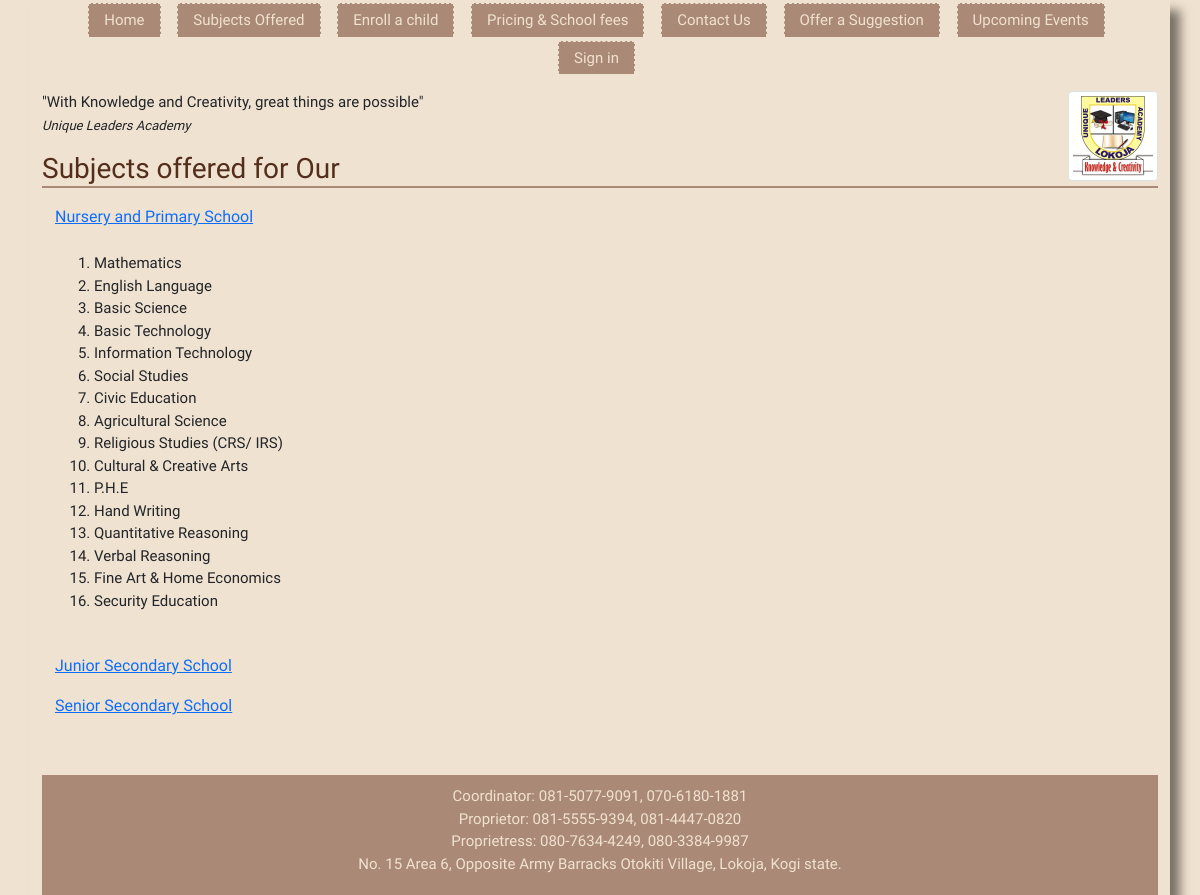
The app's page /subjects-offered/ with its own data.
### school/models.py (models this page shows)
class Subject(models.Model):
	subject_title = models.CharField(max_length=200)
	subject_category = models.CharField(choices=SUBJECT_CATEGORY_CHOICES, max_length=20, default='Nursery & Primary',
		help_text='Please click on this to select the category the subject falls under')
	def __str__(self):
		return self.subject_title

### school/views.py (the view)
# urls.py: path('subjects-offered/', NPSubjectListView.as_view(), name='subjects-offered'),
class NPSubjectListView(ListView):
	template_name = 'subjects-offered.html'
	model = Subject
	def get_queryset(self):
		return Subject.objects.filter(subject_category='N&P')
	def get_context_data(self, *args, **kwargs):
		context = super(NPSubjectListView, self).get_context_data(*args, **kwargs)
		context['jsubject_category'] = Subject.objects.filter(subject_category='JSS')
		context['ssubject_category'] = Subject.objects.filter(subject_category='SSS')
		return context

### school/templates/school/subjects-offered.html (shortened to what this page needs)
{% extends "school/base.html" %}
{% block content %}
<h3>Subjects offered for Our</h3>
<div class="accordion accordion-flush" id="accordionExample">
  <div class="accordion-item">
    <h2 class="accordion-header" id="headingOne">
      <button class="btn btn-link" type="button" data-bs-toggle="collapse" data-bs-target="#collapseOne" aria-expanded="true" aria-controls="collapseOne">
        Nursery and Primary School
      </button>
    </h2>
    <div id="collapseOne" class="accordion-collapse collapse show" aria-labelledby="headingOne" data-bs-parent="#accordionExample">
      <div class="accordion-body">
<ol>
	{% for subjects in subject_list %}
	<li>{{ subjects }}</li>
	{% endfor %}
</ol>
      </div>
    </div>
  </div>
  <div class="accordion-item">
    <h2 class="accordion-header" id="headingTwo">
      <button class="btn btn-link collapsed" type="button" data-bs-toggle="collapse" data-bs-target="#collapseTwo" aria-expanded="false" aria-controls="collapseTwo">
        Junior Secondary School
      </button>
    </h2>
  </div>
  <div class="accordion-item">
    <h2 class="accordion-header" id="headingThree">
      <button class="btn btn-link collapsed" type="button" data-bs-toggle="collapse" data-bs-target="#collapseThree" aria-expanded="false" aria-controls="collapseThree">
        Senior Secondary School
      </button>
    </h2>
</div>
{% endblock content%}

### school/static/school/styles.css (style rules this page uses)
.main { font-family: 'Quicksand', sans-serif; margin-top: 20px; text-align: left; margin: 0 auto; box-shadow: 10px 10px 10px rgba(0,0,0,.5); background-color: #f0e2d0; font-size: 15px; }
h3, .card-subtitle, .card-text h1,h3,h4, h6 { font-family: 'Potta One', cursive; color:#532e1c; text-align: left; border-bottom: 2px solid #aa8976; }

### records on screen
Subject: subject_title "Mathematics"
Subject: subject_title "English Language"
Subject: subject_title "Basic Science"
Subject: subject_title "Basic Technology"
Subject: subject_title "Information Technology"
Subject: subject_title "Social Studies"
Subject: subject_title "Civic Education"
Subject: subject_title "Agricultural Science"
Subject: subject_title "Religious Studies (CRS/ IRS)"
Subject: subject_title "Cultural & Creative Arts"
Subject: subject_title "P.H.E"
Subject: subject_title "Hand Writing"
Subject: subject_title "Quantitative Reasoning"
Subject: subject_title "Verbal Reasoning"
Subject: subject_title "Fine Art & Home Economics"
Subject: subject_title "Security Education"
